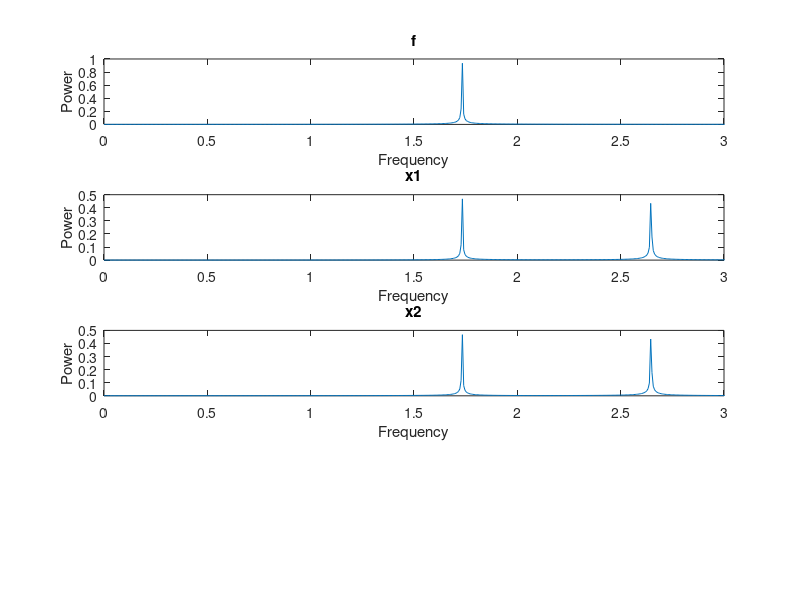

This chart was generated by the following MATLAB code:
function fourier_cosine

% Take FFT of a cosine wave with frequency omega and amplitude amp

% nterms = 4;
% omega = rand(1,nterms)*10;
% amp = 5+rand(1,nterms);

% set the time array
% T = 1000;
% nt = 2^11;
% dt = T/nt;

% t=((1:nt)-1)*dt;

% Create f as sum of cosines over the time domain
% f=zeros(1,nt);
% for i = 1:nterms
% ****** complete this to add up the nterms cosine functions with omega and amp above
% f = f + ;
% end

% final project
load Case3.mat y t;
x1 = y(1,:);
x2 = y(2,:);
% x3 = y(3,:);
% f = x1+x2+x3;
f = x1+x2;
% Take FFT
F = fft(f);
X1 = fft(x1);
X2 = fft(x2);
% X3 = fft(x3);
nt = length(t);
T = t(end);

% get coefficients F
a = 2*real(F(1:nt/2))/nt; % form the coefficients
a(1) = a(1)/2;
b = -2*imag(F(1:nt/2))/nt; % form the coefficients
% get coefficients X1
a_X1 = 2*real(X1(1:nt/2))/nt; % form the coefficients
a_X1(1) = a_X1(1)/2;
b_X1 = -2*imag(X1(1:nt/2))/nt; % form the coefficients
% get coefficients X2
a_X2 = 2*real(X2(1:nt/2))/nt; % form the coefficients
a_X2(1) = a_X2(1)/2;
b_X2 = -2*imag(X2(1:nt/2))/nt; % form the coefficients
% get coefficients X3
% a_X3 = 2*real(X3(1:nt/2))/nt; % form the coefficients
% a_X3(1) = a_X3(1)/2;
% b_X3 = -2*imag(X3(1:nt/2))/nt; % form the coefficients

% get power spectrum
power_f  = sqrt(a.^2 + b.^2);
power_x1 = sqrt(a_X1.^2 + b_X1.^2);
power_x2 = sqrt(a_X2.^2 + b_X2.^2);
% power_x3 = sqrt(a_X3.^2 + b_X3.^2);
% get the corresponding frequencies: note the 2*pi
w = ((1:nt/2)-1)/T * 2*pi; 

% plot
plot(t,x1)
subplot(4,1,1); plot(w, power_f)
xlim([0 3]);
xlabel('Frequency');
ylabel('Power');
title('f');
subplot(4,1,2); plot(w, power_x1)
xlim([0 3]);
xlabel('Frequency');
ylabel('Power');
title('x1');
subplot(4,1,3); plot(w, power_x2)
xlim([0 3]);
xlabel('Frequency');
ylabel('Power');
title('x2');
% subplot(4,1,4); plot(w, power_x3)
% xlim([0 3]);
% xlabel('Frequency');
% ylabel('Power');
% title('x3');

% Find Peaks 
% ******** Add Code Here *******
[pks, locs] = findpeaks(power_x1);
disp(pks)
disp(locs)
disp(w(locs(1)));
disp(w(locs(2)));
% disp(w(locs(3)));
% disp(w(locs(4)));
% disp(w(locs(5)));
% disp(w(locs(6)));
% disp(w(locs(7)));

end
